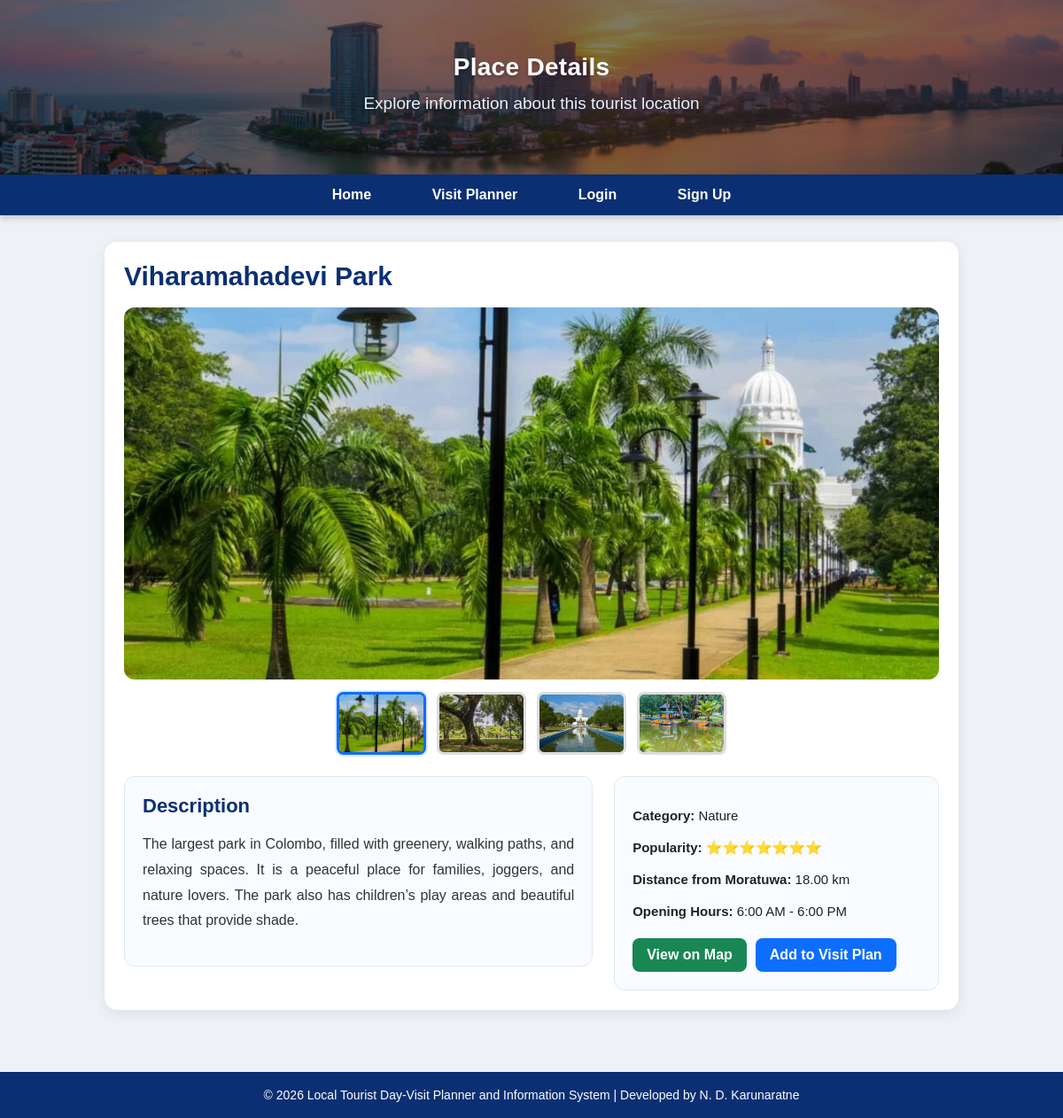
Page /details.php?id=5 on the committed database.
### tables this page shows
CREATE TABLE `places` (
  `id` int(11) NOT NULL,
  `name` varchar(100) NOT NULL,
  `category` varchar(50) NOT NULL,
  `description` text NOT NULL,
  `distance` decimal(5,2) NOT NULL,
  `opening_hours` varchar(100) NOT NULL,
  `image` varchar(255) NOT NULL,
  `map_link` varchar(255) NOT NULL,
  `popularity` int(11) NOT NULL
);

### details.php (the view, shortened to what this page needs)
<?php
include 'db.php';
$id = (int)$_GET['id'];
$result = mysqli_query($conn, "SELECT * FROM places WHERE id = $id");
$place = mysqli_fetch_assoc($result);
$images = [];
$images[] = $place['image'];
$image_result = mysqli_query($conn, "SELECT * FROM place_images WHERE place_id = $id");
while ($img = mysqli_fetch_assoc($image_result)) {
    if (!in_array($img['image_path'], $images)) {
        $images[] = $img['image_path'];
    }
}
?>
<!DOCTYPE html>
<html>
<head>
    <link rel="stylesheet" href="style.css">
</head>
<body>
<header>
    <h1>Place Details</h1>
    <p>Explore information about this tourist location</p>
</header>
<nav>
    <a href="index.php">Home</a>
    <a href="planner.php">Visit Planner</a>
    <?php if (isset($_SESSION['username'])) { ?>
        <span class="nav-user">Welcome, <?php echo htmlspecialchars($_SESSION['username']); ?></span>
        <a href="logout.php">Logout</a>
    <?php } else { ?>
        <a href="login.php">Login</a>
        <a href="signup.php">Sign Up</a>
    <?php } ?>
</nav>
<div class="container">
    <div class="card details-card">
        <h2 class="details-title"><?php echo htmlspecialchars($place['name']); ?></h2>
        <div class="gallery-main">
            <img id="mainImage" src="<?php echo htmlspecialchars($images[0]); ?>" alt="Place Image">
        </div>
        <?php if (count($images) > 1) { ?>
            <div class="gallery-thumbs">
                <?php foreach ($images as $index => $img) { ?>
                    <img
                        src="<?php echo htmlspecialchars($img); ?>"
                        alt="Thumbnail"
                        class="thumb <?php echo $index == 0 ? 'active-thumb' : ''; ?>"
                        onclick="changeMainImage(this)">
                <?php } ?>
            </div>
        <?php } ?>
        <div class="details-bottom">
            <div class="details-left">
                <h3>Description</h3>
                <p class="details-description">
                    <?php echo htmlspecialchars($place['description']); ?>
                </p>
            </div>
            <div class="details-right">
                <p><strong>Category:</strong> <?php echo htmlspecialchars($place['category']); ?></p>
                <p><strong>Popularity:</strong>
                <?php
                for ($i = 0; $i < $place['popularity']; $i++) {
                    echo "⭐";
                }
                ?>
                </p>
                <p><strong>Distance from Moratuwa:</strong> <?php echo htmlspecialchars($place['distance']); ?> km</p>
                <p><strong>Opening Hours:</strong> <?php echo htmlspecialchars($place['opening_hours']); ?></p>
                <div class="details-buttons">
                    <a class="btn btn-success" href="<?php echo htmlspecialchars($place['map_link']); ?>" target="_blank">View on Map</a>
                    <?php if (isset($_SESSION['user_id'])) { ?>
                        <a class="btn" href="planner.php?add=<?php echo $place['id']; ?>">Add to Visit Plan</a>
                    <?php } else { ?>
                        <a class="btn" href="login.php?add_after_login=<?php echo $place['id']; ?>&message=Please login or sign up to add places to your planner.">Add to Visit Plan</a>
                    <?php } ?>
                </div>
            </div>
        </div>
    </div>
</div>
<div class="footer">
    <p>&copy; 2026 Local Tourist Day-Visit Planner and Information System | Developed by N. D. Karunaratne</p>
</div>
</body>
</html>

### style.css (style rules this page uses)
html, body { height: 100%; }
body { font-family: Arial, sans-serif; margin: 0; background: #eef2f7; color: #222; min-height: 100vh; display: flex; flex-direction: column; }
header { background: linear-gradient(rgba(0,0,0,0.5), rgba(0,0,0,0.5)), url('images/header.jpg'); background-size: cover; background-position: center; color: white; text-align: center; padding: 60px 20px 50px; position: relative; box-shadow: 0 3px 10px rgba(0,0,0,0.18); }
header h1 { margin: 0; font-size: 28px; font-weight: bold; letter-spacing: 0.3px; text-shadow: 0 2px 4px rgba(0,0,0,0.3); }
header p { margin-top: 14px; font-size: 19px; color: #eaf2ff; text-shadow: 0 1px 3px rgba(0,0,0,0.3); }
nav { background: #0a2f73; padding: 14px 0; text-align: center; position: sticky; top: 0; z-index: 1000; box-shadow: 0 3px 8px rgba(0,0,0,0.2); }
nav a { color: white; text-decoration: none; margin: 0 18px; font-weight: bold; font-size: 16px; padding: 8px 14px; border-radius: 6px; transition: 0.3s; }
.container { width: 90%; max-width: 1100px; margin: 30px auto; flex: 1; }
.card { background: white; border-radius: 14px; padding: 22px; margin-bottom: 24px; box-shadow: 0 4px 14px rgba(0,0,0,0.08); transition: transform 0.3s, box-shadow 0.3s; }
.btn { display: inline-block; background: #0d6efd; color: white; padding: 10px 16px; text-decoration: none; border-radius: 8px; border: none; cursor: pointer; font-weight: bold; transition: 0.3s; }
.btn-success { background: #198754; }
h1, h2, h3 { margin-top: 0; }
.footer { background: #0a2f73; color: white; text-align: center; padding: 18px 10px; margin-top: 40px; font-size: 14px; }
.footer p { margin: 0; }
.details-card { max-width: 920px; margin: 0 auto; }
.details-title { font-size: 30px; color: #0a2f73; margin-bottom: 18px; text-align: left; }
.gallery-main { width: 100%; height: 420px; border-radius: 12px; overflow: hidden; margin-bottom: 14px; background: #e8edf5; }
.gallery-main img { width: 100%; height: 100%; object-fit: cover; display: block; }
.gallery-thumbs { display: flex; justify-content: center; gap: 12px; flex-wrap: wrap; margin-bottom: 24px; }
.gallery-thumbs img { width: 95px; height: 65px; object-fit: cover; border-radius: 8px; cursor: pointer; border: 3px solid transparent; transition: 0.3s; background: #ddd; }
.gallery-thumbs img.active-thumb { border-color: #0d6efd; box-shadow: 0 0 0 2px rgba(13,110,253,0.15); }
.details-bottom { display: flex; gap: 24px; align-items: flex-start; margin-top: 20px; }
.details-left { flex: 1.5; background: #f8fbff; border: 1px solid #dfe8f3; border-radius: 12px; padding: 20px; }
.details-right { flex: 1; background: #f8fbff; border: 1px solid #dfe8f3; border-radius: 12px; padding: 20px; }
.details-left h3 { margin-top: 0; margin-bottom: 14px; color: #0a2f73; font-size: 22px; }
.details-description { font-size: 16px; line-height: 1.8; text-align: justify; color: #333; }
.details-right p { margin: 12px 0; font-size: 15px; line-height: 1.6; }
.details-buttons { margin-top: 18px; display: flex; gap: 10px; flex-wrap: wrap; }

### rows in the picture
places: name "Viharamahadevi Park", description "The largest park in Colombo, filled with greenery, walking paths, and relaxing spaces. It is a peaceful place for families, joggers, and nature lovers. The park also has children’s play areas and beautiful trees that provide shade.", category "Nature", distance "18.00", opening_hours "6:00 AM - 6:00 PM"
